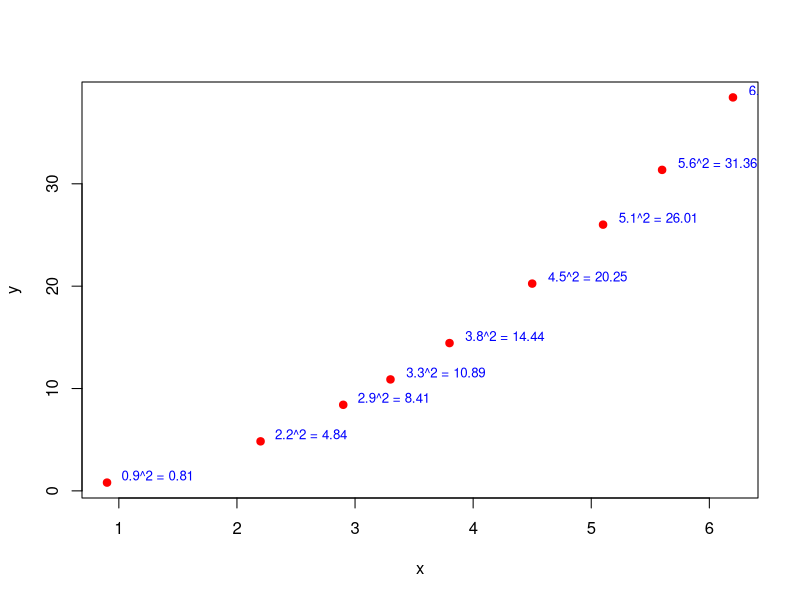

Reproduce this figure in R.
X11()

x = c(0.9, 2.2, 2.9, 3.3, 3.8, 4.5, 5.1, 5.6, 6.2)
y = x^2

t = paste0(x, "^2 = ", y)

plot(x, y, pch=19, col="red" )
text(x, y, t     , col="blue", adj=c(-0.2, -0.2), cex=0.8)


z <- locator(1)
